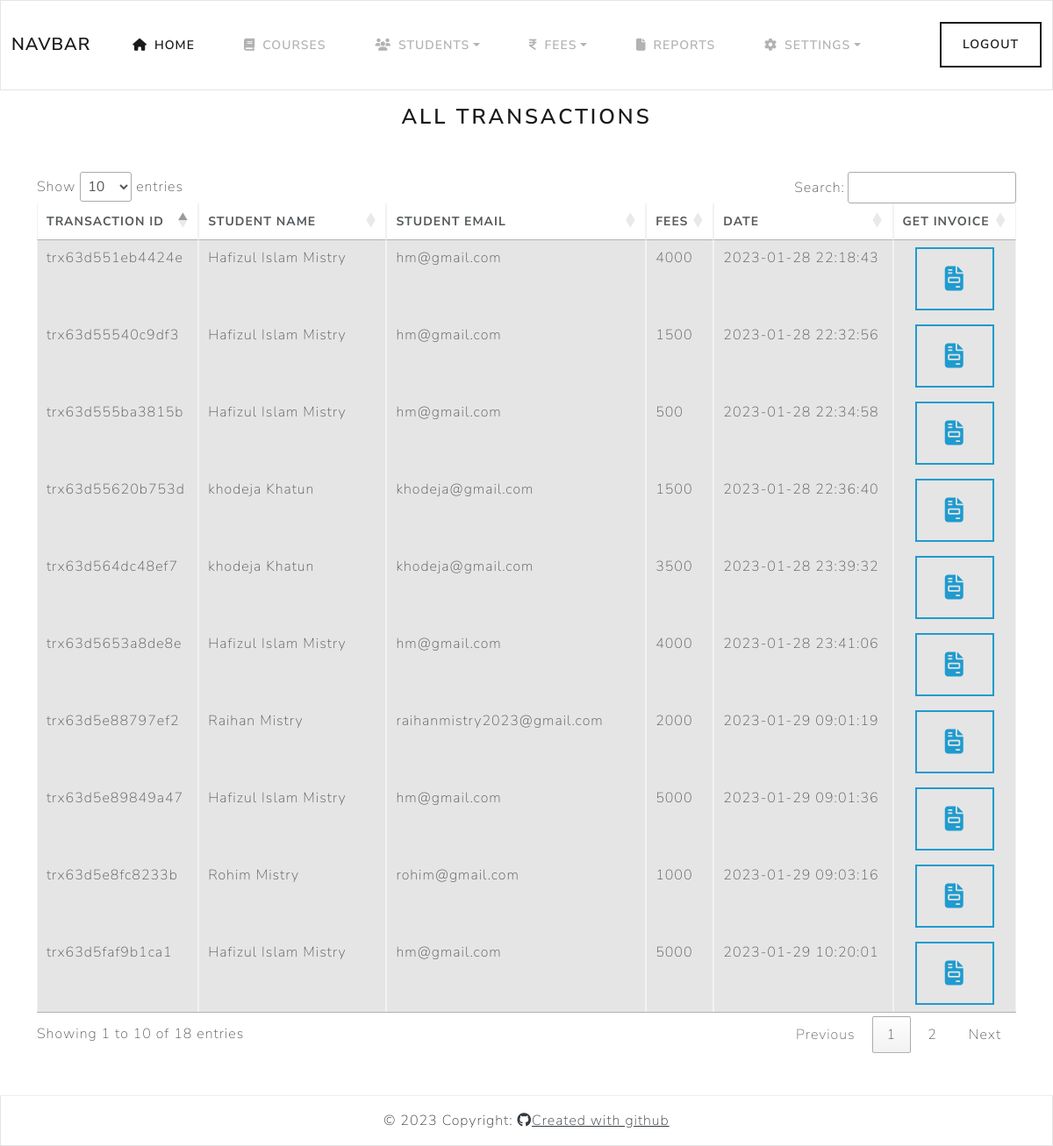
Screenshot of /admin/transactions.php (signed in) with the database file from the repository.
### tables this page shows
CREATE TABLE `transactions` (
  `id` int(250) NOT NULL,
  `trans_id` varchar(250) NOT NULL,
  `student_name` varchar(250) NOT NULL,
  `student_email` varchar(250) NOT NULL,
  `fees` int(250) NOT NULL,
  `fees_remark` varchar(250) NOT NULL,
  `date` datetime NOT NULL DEFAULT current_timestamp()
);

### admin/transactions.php (the view, shortened to what this page needs)
<?php
	include'header.php';
?>
<div class="container mt-3">
		<div class="page-title text-center">
            <h3>All Transactions
            </h3>
        </div>
		<div class="table-responsive my-5">
			<table class="table table-bordered table-hover">
			  <thead class="mt-3">
			    <tr>
			      <th scope="col">Transaction id</th>
			      <th scope="col">STUDENT Name</th>
			      <th scope="col">STUDENT Email</th>
			      <th scope="col">Fees</th>
			      <th scope="col">Date</th>
			      <th scope="col">Get Invoice</th>
			    </tr>
			  </thead>
			  <tbody>
							<?php
								$selectQuery = mysqli_query($conn, "SELECT * FROM `transactions` WHERE 1");
								while ($result = mysqli_fetch_assoc($selectQuery)) {
									?>
										<tr class="table-active">
									      <td><?php echo $result['trans_id']; ?></td>
									      <td><?php echo $result['student_name']; ?></td>
									      <td><?php echo $result['student_email']; ?></td>
									      <td><?php echo $result['fees']; ?></td>
									      <td><?php echo $result['date']; ?></td>
									      <td class="text-center">
									      	<a href="./transc_report.php?tid=<?php echo $result['trans_id']; ?>" type="button" class="btn btn-outline-info btn-rounded" data-toggle="tooltip" data-placement="botom" title="Generate Invoice"><i class="fa-solid fa-file-invoice fa-2x p-2"></i></a>
									      </td>
									    </tr>
									<?php
								}
							?>
				</tbody>
			</table>
		</div>
	</div>
<?php
	include'footer.php';
?>

### rows the page displays
transactions: trans "trx63d551eb4424e", student_name "Hafizul Islam Mistry", student_email "hm@gmail.com", fees "4000", date "2023-01-28 22:18:43"
transactions: trans "trx63d55540c9df3", student_name "Hafizul Islam Mistry", student_email "hm@gmail.com", fees "1500", date "2023-01-28 22:32:56"
transactions: trans "trx63d555ba3815b", student_name "Hafizul Islam Mistry", student_email "hm@gmail.com", fees "500", date "2023-01-28 22:34:58"
transactions: trans "trx63d55620b753d", student_name "khodeja Khatun", student_email "khodeja@gmail.com", fees "1500", date "2023-01-28 22:36:40"
transactions: trans "trx63d564dc48ef7", student_name "khodeja Khatun", student_email "khodeja@gmail.com", fees "3500", date "2023-01-28 23:39:32"
transactions: trans "trx63d5653a8de8e", student_name "Hafizul Islam Mistry", student_email "hm@gmail.com", fees "4000", date "2023-01-28 23:41:06"
transactions: trans "trx63d5e88797ef2", student_name "Raihan Mistry", student_email "raihanmistry2023@gmail.com", fees "2000", date "2023-01-29 09:01:19"
transactions: trans "trx63d5e89849a47", student_name "Hafizul Islam Mistry", student_email "hm@gmail.com", fees "5000", date "2023-01-29 09:01:36"
transactions: trans "trx63d5e8fc8233b", student_name "Rohim Mistry", student_email "rohim@gmail.com", fees "1000", date "2023-01-29 09:03:16"
transactions: trans "trx63d5faf9b1ca1", student_name "Hafizul Islam Mistry", student_email "hm@gmail.com", fees "5000", date "2023-01-29 10:20:01"
